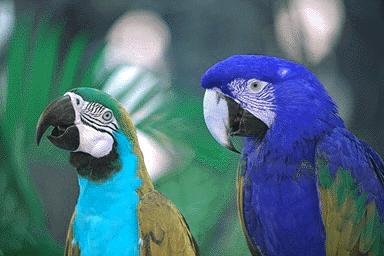
#> input picture detection/par.jpg, 384 x 256 px
$ python detectionColourVertical.py
#> lines starting #> are read from the running program, lines starting #| are printed output that depends on the picture
import cv2
import numpy as np

a = []
img = np.asarray(cv2.imread('par.jpg'))
#> img is the input picture: shape (256, 384, 3); mean B, G, R 122.1, 109.6, 75.4
print(img.shape)
#| (256, 384, 3)
blank = img.copy()
for row in blank:
    for i in row:
        a.append(int(np.sqrt(i[0]**2+i[1]**2+i[2]**2)))
        for x in i:
            x = [255, 255, 255]
#> after the loop, a = 98304 items
aa = int(sum(a)/len(a))
#> aa = 186
for row in blank:
    for i in range(len(row)):
        row[i] = [255,255,255]
#horizontal iteration
for rowc, row in enumerate(img):
    if rowc == img.shape[0]-1:
        continue
    for c,i in enumerate(row):
        if c == img.shape[1]-1:
            continue
        privtense = np.sqrt(int(row[c][0]**2) + int(row[c][1]**2) + int(row[c][2] ** 2))
        curtense = np.sqrt(int(row[c+1][0]**2) + int(row[c+1][1]**2) + int(row[c+1][2] ** 2))
        bottense = np.sqrt(np.square(int(img[rowc+1][c][0])) + int(np.square(img[rowc+1][c][1])) + int(np.square(img[rowc+1][c][2])))
        diffhor = curtense - privtense
        diffver = curtense - bottense
        diff = diffhor + diffver


        if  diff*1.5 > aa:
            try:
                for i in range(1):
                    row[c+i] = [255,0,0]
                    blank[rowc][c+i] = [255,0,0]
            except IndexError:
                continue
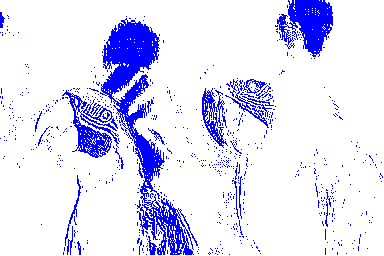
#> blank: shape (256, 384, 3); mean B, G, R 255, 223.4, 223.4


cv2.imshow('image',blank)
cv2.waitKey(0)

$ run again, with detection/cliff.jpg copied over detection/par.jpg
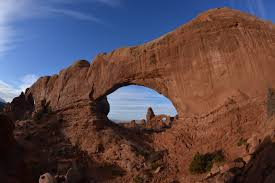
#> input picture detection/cliff.jpg, 275 x 183 px
#> img is the input picture: shape (183, 275, 3); mean B, G, R 78.7, 73.8, 91.9
#| (183, 275, 3)
#> after the loop `for row in blank:`: a = 50325 items
#> aa = 149
#> after the loop `for rowc, row in enumerate(img):`:
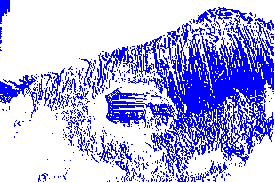
#> blank: shape (183, 275, 3); mean B, G, R 255, 180.9, 180.9

$ run again, with detection/peng.jpg copied over detection/par.jpg
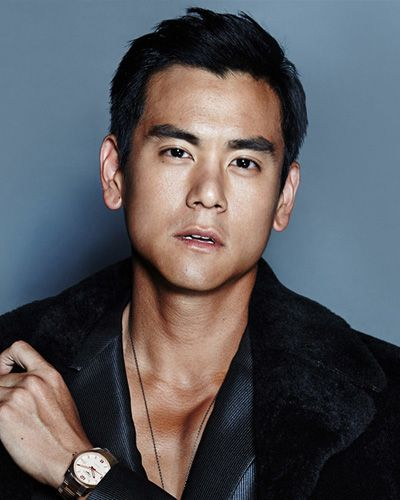
#> input picture detection/peng.jpg, 400 x 500 px
#> img is the input picture: shape (500, 400, 3); mean B, G, R 92.1, 88.1, 88.9
#| (500, 400, 3)
#> after the loop `for row in blank:`: a = 200000 items
#> aa = 157
#> after the loop `for rowc, row in enumerate(img):`:
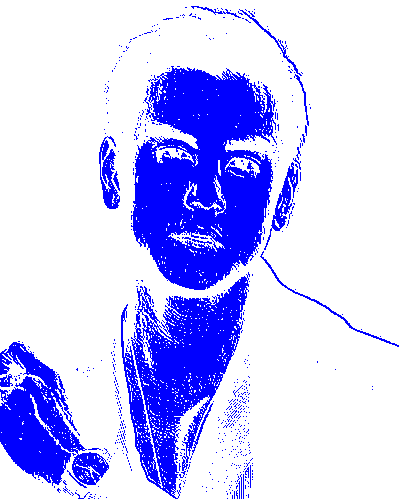
#> blank: shape (500, 400, 3); mean B, G, R 255, 196.3, 196.3
